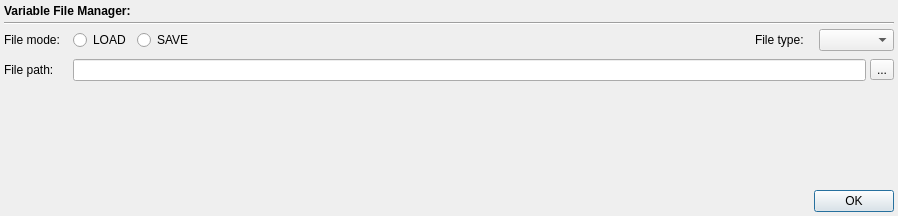
<?xml version="1.0" encoding="UTF-8"?>
<ui version="4.0">
 <class>FileManagerWidget</class>
 <widget class="QWidget" name="FileManagerWidget">
  <property name="geometry">
   <rect>
    <x>0</x>
    <y>0</y>
    <width>898</width>
    <height>216</height>
   </rect>
  </property>
  <property name="sizePolicy">
   <sizepolicy hsizetype="Preferred" vsizetype="Preferred">
    <horstretch>0</horstretch>
    <verstretch>0</verstretch>
   </sizepolicy>
  </property>
  <property name="minimumSize">
   <size>
    <width>350</width>
    <height>0</height>
   </size>
  </property>
  <property name="windowTitle">
   <string>Form</string>
  </property>
  <layout class="QVBoxLayout" name="verticalLayout">
   <property name="spacing">
    <number>4</number>
   </property>
   <property name="sizeConstraint">
    <enum>QLayout::SetDefaultConstraint</enum>
   </property>
   <property name="margin">
    <number>4</number>
   </property>
   <item>
    <widget class="QLabel" name="headingLabel">
     <property name="text">
      <string>&lt;html&gt;&lt;head/&gt;&lt;body&gt;&lt;p&gt;&lt;span style=&quot; font-weight:600;&quot;&gt;Variable File Manager:&lt;/span&gt;&lt;/p&gt;&lt;/body&gt;&lt;/html&gt;</string>
     </property>
     <property name="textFormat">
      <enum>Qt::RichText</enum>
     </property>
    </widget>
   </item>
   <item>
    <widget class="Line" name="line">
     <property name="orientation">
      <enum>Qt::Horizontal</enum>
     </property>
    </widget>
   </item>
   <item>
    <layout class="QHBoxLayout" name="horizontalLayout">
     <item>
      <widget class="QLabel" name="label_3">
       <property name="minimumSize">
        <size>
         <width>65</width>
         <height>0</height>
        </size>
       </property>
       <property name="text">
        <string>File mode: </string>
       </property>
      </widget>
     </item>
     <item>
      <widget class="QRadioButton" name="loadButton">
       <property name="minimumSize">
        <size>
         <width>60</width>
         <height>0</height>
        </size>
       </property>
       <property name="text">
        <string>LOAD</string>
       </property>
       <attribute name="buttonGroup">
        <string notr="true">modeButtonGroup</string>
       </attribute>
      </widget>
     </item>
     <item>
      <widget class="QRadioButton" name="saveButton">
       <property name="minimumSize">
        <size>
         <width>60</width>
         <height>0</height>
        </size>
       </property>
       <property name="text">
        <string>SAVE</string>
       </property>
       <attribute name="buttonGroup">
        <string notr="true">modeButtonGroup</string>
       </attribute>
      </widget>
     </item>
     <item>
      <spacer name="horizontalSpacer">
       <property name="orientation">
        <enum>Qt::Horizontal</enum>
       </property>
       <property name="sizeHint" stdset="0">
        <size>
         <width>40</width>
         <height>20</height>
        </size>
       </property>
      </spacer>
     </item>
     <item>
      <widget class="QLabel" name="label">
       <property name="sizePolicy">
        <sizepolicy hsizetype="Preferred" vsizetype="Fixed">
         <horstretch>0</horstretch>
         <verstretch>0</verstretch>
        </sizepolicy>
       </property>
       <property name="minimumSize">
        <size>
         <width>60</width>
         <height>0</height>
        </size>
       </property>
       <property name="text">
        <string>File type: </string>
       </property>
      </widget>
     </item>
     <item>
      <widget class="QComboBox" name="extBox">
       <property name="minimumSize">
        <size>
         <width>75</width>
         <height>0</height>
        </size>
       </property>
      </widget>
     </item>
    </layout>
   </item>
   <item>
    <spacer name="verticalSpacer_2">
     <property name="orientation">
      <enum>Qt::Vertical</enum>
     </property>
     <property name="sizeType">
      <enum>QSizePolicy::Fixed</enum>
     </property>
     <property name="sizeHint" stdset="0">
      <size>
       <width>20</width>
       <height>4</height>
      </size>
     </property>
    </spacer>
   </item>
   <item>
    <layout class="QHBoxLayout" name="horizontalLayout_2">
     <item>
      <widget class="QLabel" name="label_2">
       <property name="minimumSize">
        <size>
         <width>65</width>
         <height>0</height>
        </size>
       </property>
       <property name="text">
        <string>File path: </string>
       </property>
      </widget>
     </item>
     <item>
      <widget class="QLineEdit" name="pathEdit"/>
     </item>
     <item>
      <widget class="QToolButton" name="getPathButton">
       <property name="text">
        <string>...</string>
       </property>
      </widget>
     </item>
    </layout>
   </item>
   <item>
    <spacer name="verticalSpacer">
     <property name="orientation">
      <enum>Qt::Vertical</enum>
     </property>
     <property name="sizeHint" stdset="0">
      <size>
       <width>20</width>
       <height>80</height>
      </size>
     </property>
    </spacer>
   </item>
   <item>
    <widget class="QDialogButtonBox" name="buttonBox">
     <property name="standardButtons">
      <set>QDialogButtonBox::Ok</set>
     </property>
    </widget>
   </item>
  </layout>
  <zorder>buttonBox</zorder>
  <zorder>line</zorder>
  <zorder>headingLabel</zorder>
 </widget>
 <resources/>
 <connections/>
 <buttongroups>
  <buttongroup name="modeButtonGroup"/>
 </buttongroups>
</ui>
